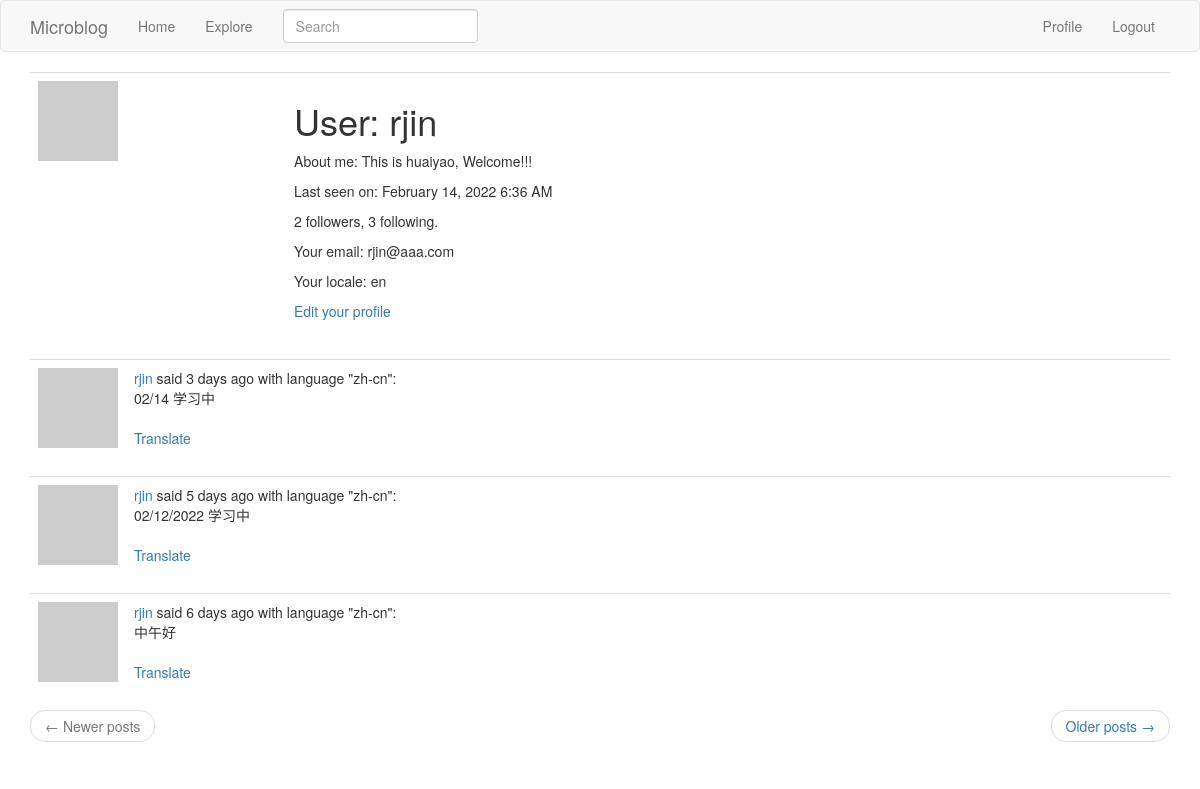
Page /user/rjin (signed in) on the earlier database version.
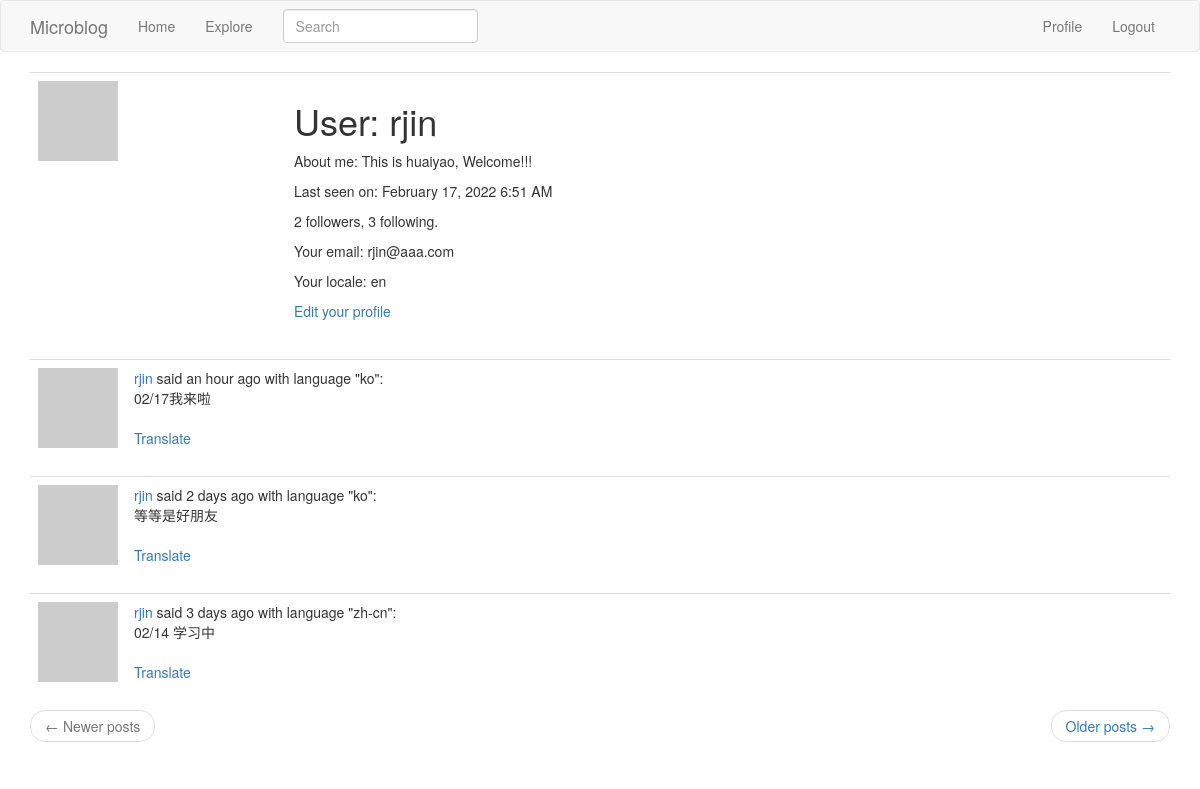
Same page on the later database version.
### app/models.py (models this page shows, shortened)
class User(UserMixin, db.Model):
    id = db.Column(db.Integer, primary_key=True)
    username = db.Column(db.String(64), index=True, unique=True)
    email = db.Column(db.String(120), index=True, unique=True)
    password_hash = db.Column(db.String(128))
    posts = db.relationship('Post', backref='author', lazy='dynamic')
    about_me = db.Column(db.String(140))
    last_seen = db.Column(db.DateTime, default=datetime.utcnow)
    followed = db.relationship(
        'User', secondary=followers,
        primaryjoin=(followers.c.follower_id == id),
        secondaryjoin=(followers.c.followed_id == id),
        backref=db.backref('followers', lazy='dynamic'), lazy='dynamic')
    def avatar(self, size):
        digest = md5(self.email.lower().encode('utf-8')).hexdigest()
        return 'https://www.gravatar.com/avatar/{}?d=identicon&s={}'.format(
            digest, size)

class SearchableMixin(object):
    @classmethod
    def before_commit(cls, session):
        session._changes = {
            'add': list(session.new),
            'update': list(session.dirty),
            'delete': list(session.deleted)
        }
    @classmethod
    def after_commit(cls, session):
        for obj in session._changes['add']:
            if isinstance(obj, SearchableMixin):
                add_to_index(obj.__tablename__, obj)
        for obj in session._changes['update']:
            if isinstance(obj, SearchableMixin):
                add_to_index(obj.__tablename__, obj)
        for obj in session._changes['delete']:
            if isinstance(obj, SearchableMixin):
                remove_from_index(obj.__tablename__, obj)
        session._changes = None

class Post(SearchableMixin, db.Model):
    __searchable__ = ['body']
    id = db.Column(db.Integer, primary_key=True)
    body = db.Column(db.String(140))
    timestamp = db.Column(db.DateTime, index=True, default=datetime.utcnow)
    user_id = db.Column(db.Integer, db.ForeignKey('user.id'))
    language = db.Column(db.String(5))

### app/main/routes.py (the view)
@bp.route('/user/<username>')
@login_required
def user(username):
    user = User.query.filter_by(username=username).first_or_404()
    page = request.args.get('page', 1, type=int)
    posts = user.posts.order_by(Post.timestamp.desc()).paginate(
        page, current_app.config['POSTS_PER_PAGE'], False)
    next_url = url_for('main.user', username=user.username,
                       page=posts.next_num) if posts.has_next else None
    prev_url = url_for('main.user', username=user.username,
                       page=posts.prev_num) if posts.has_prev else None
    form = EmptyForm()
    return render_template('user.html', user=user, posts=posts.items,
                           next_url=next_url, prev_url=prev_url, form=form)

### app/main/forms.py
class SearchForm(FlaskForm):
    q = StringField(_l('Search'), validators=[DataRequired()])
    def __init__(self, *args, **kwargs):
        if 'formdata' not in kwargs:
            kwargs['formdata'] = request.args
        if 'meta' not in kwargs:
            kwargs['meta'] = {'csrf': False}
        super(SearchForm, self).__init__(*args, **kwargs)

class EmptyForm(FlaskForm):
    submit = SubmitField('Submit')

### app/main/routes.py (called while the page is built)
@bp.before_app_request
def before_request():
    if current_user.is_authenticated:
        current_user.last_seen = datetime.utcnow()
        db.session.commit()
        g.search_form = SearchForm()
    g.locale = str(get_locale())

### app/models.py (called while the page is built)
@login.user_loader
def load_user(id):
    return User.query.get(int(id))

### app/templates/user.html (shortened to what this page needs)
{% extends "base.html" %}
{% block app_content %}
    <table class="table table-hover">
        <tr>
            <td width="256px"><img src="{{ user.avatar(256) }}"></td>
            <td>
                <h1>User: {{ user.username }}</h1>
                {% if user.about_me %}<p>About me: {{ user.about_me }}</p>{% endif %}
                {% if user.last_seen %}<p>Last seen on: {{ moment(user.last_seen).format('LLL') }}</p>{% endif %}
                <p>{{ user.followers.count() }} followers, {{ user.followed.count() }} following.</p>
                {% if user == current_user %}
                <p>Your email: {{ user.email }}</p>
                <p>Your locale: {{ g.locale }}</p>
                <p><a href="{{ url_for('main.edit_profile') }}">Edit your profile</a></p>
                {% endif %}
            </td>
        </tr>
    </table>
    {% for post in posts %}
        {% include '_post.html' %}
    {% endfor %}
    <nav aria-label="...">
        <ul class="pager">
            <li class="previous{% if not prev_url %} disabled{% endif %}">
                <a href="{{ prev_url or '#' }}">
                    <span aria-hidden="true">&larr;</span> Newer posts
                </a>
            </li>
            <li class="next{% if not next_url %} disabled{% endif %}">
                <a href="{{ next_url or '#' }}">
                    Older posts <span aria-hidden="true">&rarr;</span>
                </a>
            </li>
        </ul>
    </nav>
{% endblock %}

### app/templates/_post.html
<table class="table table-hover">
    <tr>
        <td width="70px">
            <a href="{{ url_for('main.user', username=post.author.username) }}">
                <img src="{{ post.author.avatar(70) }}" />
            </a>
        </td>
        <td>
            <a href="{{ url_for('main.user', username=post.author.username) }}">
                {{ post.author.username }}
            </a>
            said {{ moment(post.timestamp).fromNow() }} with language "{{ post.language }}":
            <br>
            <span id="post{{ post.id }}">{{ post.body }}</span>
            {% if post.language and post.language != g.locale %}
            <br><br>
            <span id="translation{{ post.id }}">
                <a href="javascript:translate(
                            '#post{{ post.id }}',
                            '#translation{{ post.id }}',
                            '{{ post.language }}',
                            '{{ g.locale }}');">{{ _('Translate') }}</a>
            </span>
            {% endif %}
        </td>
    </tr>
</table>

Differences in the rows shown:
no longer on this page (row unchanged): Post: author.username "rjin", timestamp "5 days ago", language "zh-cn", body "02/12/2022 学习中"
no longer on this page (row unchanged): Post: author.username "rjin", timestamp "6 days ago", language "zh-cn", body "中午好"
changed User "rjin": last_seen "February 14, 2022 6:36 AM" → "February 17, 2022 6:51 AM"
added Post: author.username "rjin", timestamp "an hour ago", language "ko", body "02/17我来啦"
added Post: author.username "rjin", timestamp "2 days ago", language "ko", body "等等是好朋友"
